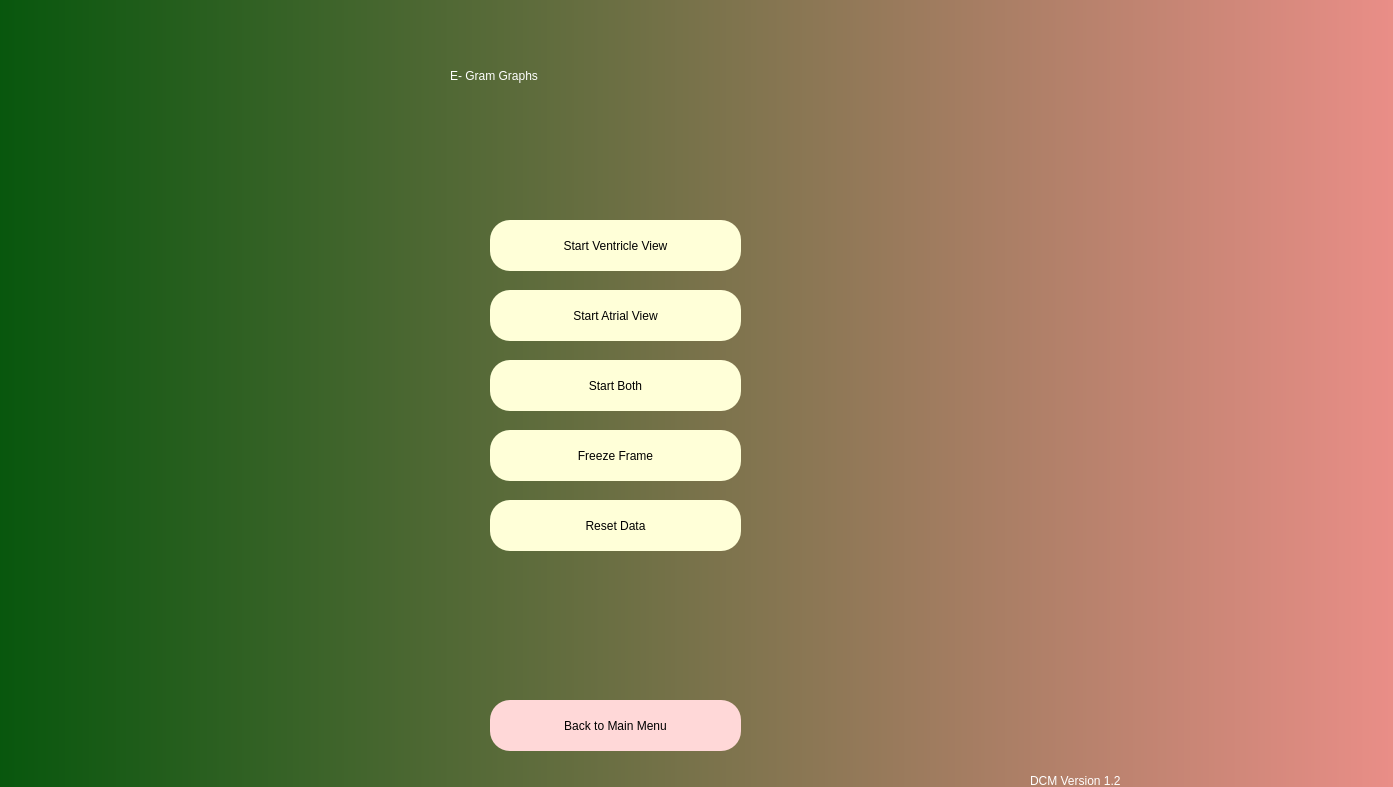
<?xml version="1.0" encoding="UTF-8"?>
<ui version="4.0">
 <class>Dialog</class>
 <widget class="QDialog" name="Dialog">
  <property name="geometry">
   <rect>
    <x>0</x>
    <y>0</y>
    <width>1393</width>
    <height>787</height>
   </rect>
  </property>
  <property name="windowTitle">
   <string>Dialog</string>
  </property>
  <widget class="QWidget" name="bgwidget" native="true">
   <property name="geometry">
    <rect>
     <x>-50</x>
     <y>-20</y>
     <width>1571</width>
     <height>901</height>
    </rect>
   </property>
   <property name="styleSheet">
    <string notr="true">QWidget#bgwidget{
background-color:qlineargradient(spread:pad, x1:0, y1:0.5, x2:1, y2:0.5, stop:0 rgba(0, 85, 9, 255), stop:1 rgba(255, 147, 147, 255));}</string>
   </property>
   <widget class="QLabel" name="label">
    <property name="geometry">
     <rect>
      <x>500</x>
      <y>40</y>
      <width>361</width>
      <height>111</height>
     </rect>
    </property>
    <property name="styleSheet">
     <string notr="true">font: 28pt &quot;Arial&quot;; color:rgb(255, 255, 255)
</string>
    </property>
    <property name="text">
     <string>E- Gram Graphs</string>
    </property>
   </widget>
   <widget class="QPushButton" name="ventricle_view">
    <property name="geometry">
     <rect>
      <x>540</x>
      <y>240</y>
      <width>251</width>
      <height>51</height>
     </rect>
    </property>
    <property name="styleSheet">
     <string notr="true">border-radius: 20px;
color: rgb(0,0,0);
background-color: rgb(255, 255, 216);
font: 12pt &quot;Arial&quot;;</string>
    </property>
    <property name="text">
     <string>Start Ventricle View</string>
    </property>
   </widget>
   <widget class="QPushButton" name="atrial_view">
    <property name="geometry">
     <rect>
      <x>540</x>
      <y>310</y>
      <width>251</width>
      <height>51</height>
     </rect>
    </property>
    <property name="styleSheet">
     <string notr="true">border-radius: 20px;
color: rgb(0,0,0);
background-color: rgb(255, 255, 216);
font: 12pt &quot;Arial&quot;;</string>
    </property>
    <property name="text">
     <string>Start Atrial View</string>
    </property>
   </widget>
   <widget class="QPushButton" name="Back">
    <property name="geometry">
     <rect>
      <x>540</x>
      <y>720</y>
      <width>251</width>
      <height>51</height>
     </rect>
    </property>
    <property name="styleSheet">
     <string notr="true">border-radius: 20px;
color: rgb(0,0,0);
background-color: rgb(255, 216, 216);
font: 12pt &quot;Arial&quot;;</string>
    </property>
    <property name="text">
     <string>Back to Main Menu</string>
    </property>
   </widget>
   <widget class="QPushButton" name="start_both">
    <property name="geometry">
     <rect>
      <x>540</x>
      <y>380</y>
      <width>251</width>
      <height>51</height>
     </rect>
    </property>
    <property name="styleSheet">
     <string notr="true">border-radius: 20px;
color: rgb(0,0,0);
background-color: rgb(255, 255, 216);
font: 12pt &quot;Arial&quot;;</string>
    </property>
    <property name="text">
     <string>Start Both</string>
    </property>
   </widget>
   <widget class="QLabel" name="user_display">
    <property name="geometry">
     <rect>
      <x>80</x>
      <y>30</y>
      <width>161</width>
      <height>41</height>
     </rect>
    </property>
    <property name="styleSheet">
     <string notr="true">font: 12pt &quot;Arial&quot;; color:rgb(255, 255, 255)
</string>
    </property>
    <property name="text">
     <string/>
    </property>
   </widget>
   <widget class="QLabel" name="pacemaker_number">
    <property name="geometry">
     <rect>
      <x>80</x>
      <y>70</y>
      <width>241</width>
      <height>51</height>
     </rect>
    </property>
    <property name="styleSheet">
     <string notr="true">font: 10pt &quot;Arial&quot;; color:rgb(255,255,255)
</string>
    </property>
    <property name="text">
     <string/>
    </property>
   </widget>
   <widget class="QLabel" name="disconnected">
    <property name="geometry">
     <rect>
      <x>1000</x>
      <y>30</y>
      <width>241</width>
      <height>51</height>
     </rect>
    </property>
    <property name="styleSheet">
     <string notr="true">font: 14pt &quot;Arial&quot;; color:rgb(255, 0, 0)
</string>
    </property>
    <property name="text">
     <string/>
    </property>
   </widget>
   <widget class="QLabel" name="connected">
    <property name="geometry">
     <rect>
      <x>1000</x>
      <y>30</y>
      <width>241</width>
      <height>51</height>
     </rect>
    </property>
    <property name="styleSheet">
     <string notr="true">font: 14pt &quot;Arial&quot;; color:rgb(0, 255, 0)
</string>
    </property>
    <property name="text">
     <string/>
    </property>
   </widget>
   <widget class="QPushButton" name="freeze">
    <property name="geometry">
     <rect>
      <x>540</x>
      <y>450</y>
      <width>251</width>
      <height>51</height>
     </rect>
    </property>
    <property name="styleSheet">
     <string notr="true">border-radius: 20px;
color: rgb(0,0,0);
background-color: rgb(255, 255, 216);
font: 12pt &quot;Arial&quot;;</string>
    </property>
    <property name="text">
     <string>Freeze Frame</string>
    </property>
   </widget>
   <widget class="QPushButton" name="reset">
    <property name="geometry">
     <rect>
      <x>540</x>
      <y>520</y>
      <width>251</width>
      <height>51</height>
     </rect>
    </property>
    <property name="styleSheet">
     <string notr="true">border-radius: 20px;
color: rgb(0,0,0);
background-color: rgb(255, 255, 216);
font: 12pt &quot;Arial&quot;;</string>
    </property>
    <property name="text">
     <string>Reset Data</string>
    </property>
   </widget>
   <widget class="QLabel" name="label2_10">
    <property name="geometry">
     <rect>
      <x>1080</x>
      <y>790</y>
      <width>181</width>
      <height>21</height>
     </rect>
    </property>
    <property name="styleSheet">
     <string notr="true">font: 10pt &quot;Arial&quot;; color:rgb(255, 255, 255)
</string>
    </property>
    <property name="text">
     <string>DCM Version 1.2</string>
    </property>
   </widget>
  </widget>
 </widget>
 <resources/>
 <connections/>
</ui>
